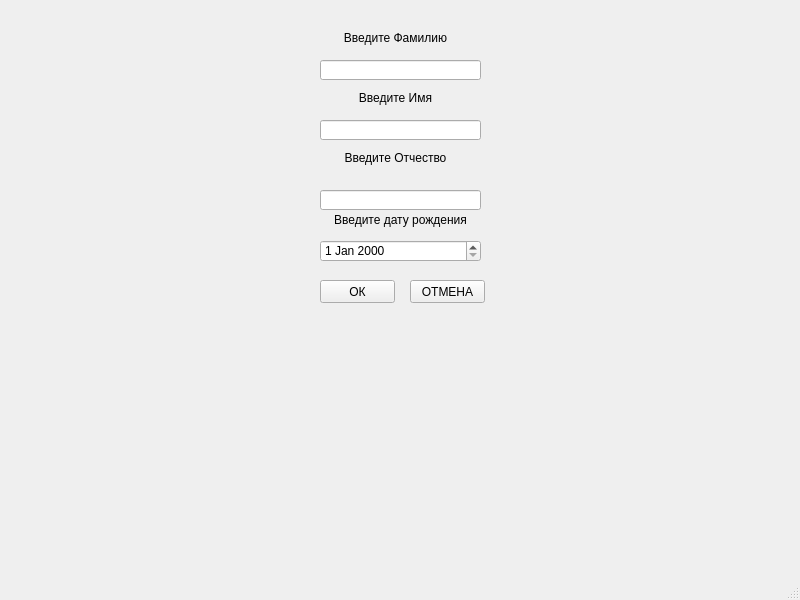
<?xml version="1.0" encoding="UTF-8"?>
<ui version="4.0">
 <class>MainWindow</class>
 <widget class="QMainWindow" name="MainWindow">
  <property name="geometry">
   <rect>
    <x>0</x>
    <y>0</y>
    <width>800</width>
    <height>600</height>
   </rect>
  </property>
  <property name="windowTitle">
   <string>MainWindow</string>
  </property>
  <widget class="QWidget" name="centralwidget">
   <widget class="QPushButton" name="pushButton">
    <property name="geometry">
     <rect>
      <x>320</x>
      <y>280</y>
      <width>75</width>
      <height>23</height>
     </rect>
    </property>
    <property name="text">
     <string>ОК</string>
    </property>
   </widget>
   <widget class="QPushButton" name="pushButton_2">
    <property name="geometry">
     <rect>
      <x>410</x>
      <y>280</y>
      <width>75</width>
      <height>23</height>
     </rect>
    </property>
    <property name="text">
     <string>ОТМЕНА</string>
    </property>
   </widget>
   <widget class="QDateEdit" name="dateEdit">
    <property name="geometry">
     <rect>
      <x>320</x>
      <y>240</y>
      <width>161</width>
      <height>22</height>
     </rect>
    </property>
   </widget>
   <widget class="QLineEdit" name="lineEdit">
    <property name="geometry">
     <rect>
      <x>320</x>
      <y>190</y>
      <width>161</width>
      <height>20</height>
     </rect>
    </property>
    <property name="maxLength">
     <number>50</number>
    </property>
   </widget>
   <widget class="QLabel" name="label">
    <property name="geometry">
     <rect>
      <x>320</x>
      <y>150</y>
      <width>151</width>
      <height>16</height>
     </rect>
    </property>
    <property name="text">
     <string>Введите Отчество</string>
    </property>
    <property name="alignment">
     <set>Qt::AlignCenter</set>
    </property>
   </widget>
   <widget class="QLabel" name="label_2">
    <property name="geometry">
     <rect>
      <x>320</x>
      <y>210</y>
      <width>161</width>
      <height>20</height>
     </rect>
    </property>
    <property name="text">
     <string>Введите дату рождения</string>
    </property>
    <property name="alignment">
     <set>Qt::AlignCenter</set>
    </property>
   </widget>
   <widget class="QLabel" name="label_3">
    <property name="geometry">
     <rect>
      <x>320</x>
      <y>90</y>
      <width>151</width>
      <height>16</height>
     </rect>
    </property>
    <property name="text">
     <string>Введите Имя</string>
    </property>
    <property name="alignment">
     <set>Qt::AlignCenter</set>
    </property>
   </widget>
   <widget class="QLineEdit" name="lineEdit_2">
    <property name="geometry">
     <rect>
      <x>320</x>
      <y>120</y>
      <width>161</width>
      <height>20</height>
     </rect>
    </property>
    <property name="maxLength">
     <number>50</number>
    </property>
   </widget>
   <widget class="QLineEdit" name="lineEdit_3">
    <property name="geometry">
     <rect>
      <x>320</x>
      <y>60</y>
      <width>161</width>
      <height>20</height>
     </rect>
    </property>
    <property name="maxLength">
     <number>50</number>
    </property>
   </widget>
   <widget class="QLabel" name="label_4">
    <property name="geometry">
     <rect>
      <x>320</x>
      <y>30</y>
      <width>151</width>
      <height>16</height>
     </rect>
    </property>
    <property name="text">
     <string>Введите Фамилию</string>
    </property>
    <property name="alignment">
     <set>Qt::AlignCenter</set>
    </property>
   </widget>
   <widget class="QLabel" name="label_5">
    <property name="geometry">
     <rect>
      <x>320</x>
      <y>330</y>
      <width>161</width>
      <height>16</height>
     </rect>
    </property>
    <property name="text">
     <string/>
    </property>
    <property name="alignment">
     <set>Qt::AlignCenter</set>
    </property>
   </widget>
   <widget class="QLabel" name="label_6">
    <property name="geometry">
     <rect>
      <x>326</x>
      <y>320</y>
      <width>151</width>
      <height>20</height>
     </rect>
    </property>
    <property name="inputMethodHints">
     <set>Qt::ImhNone</set>
    </property>
    <property name="text">
     <string/>
    </property>
    <property name="alignment">
     <set>Qt::AlignCenter</set>
    </property>
   </widget>
  </widget>
  <widget class="QMenuBar" name="menubar">
   <property name="geometry">
    <rect>
     <x>0</x>
     <y>0</y>
     <width>800</width>
     <height>21</height>
    </rect>
   </property>
  </widget>
  <widget class="QStatusBar" name="statusbar"/>
 </widget>
 <resources/>
 <connections/>
</ui>
